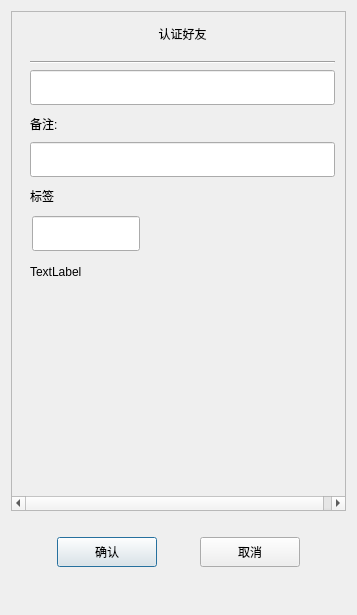
<?xml version="1.0" encoding="UTF-8"?>
<ui version="4.0">
 <class>AuthenFriend</class>
 <widget class="QDialog" name="AuthenFriend">
  <property name="geometry">
   <rect>
    <x>0</x>
    <y>0</y>
    <width>357</width>
    <height>615</height>
   </rect>
  </property>
  <property name="windowTitle">
   <string>Dialog</string>
  </property>
  <layout class="QVBoxLayout" name="verticalLayout">
   <item>
    <widget class="QScrollArea" name="scrollArea">
     <property name="minimumSize">
      <size>
       <width>0</width>
       <height>500</height>
      </size>
     </property>
     <property name="widgetResizable">
      <bool>true</bool>
     </property>
     <widget class="QWidget" name="scrollcontent">
      <property name="geometry">
       <rect>
        <x>0</x>
        <y>0</y>
        <width>341</width>
        <height>481</height>
       </rect>
      </property>
      <layout class="QVBoxLayout" name="verticalLayout_2">
       <item>
        <widget class="QLabel" name="apply_lb">
         <property name="minimumSize">
          <size>
           <width>0</width>
           <height>25</height>
          </size>
         </property>
         <property name="maximumSize">
          <size>
           <width>16777215</width>
           <height>25</height>
          </size>
         </property>
         <property name="text">
          <string>认证好友</string>
         </property>
         <property name="alignment">
          <set>Qt::AlignCenter</set>
         </property>
        </widget>
       </item>
       <item>
        <widget class="QWidget" name="apply_wid" native="true">
         <layout class="QVBoxLayout" name="verticalLayout_3">
          <item>
           <widget class="Line" name="line">
            <property name="orientation">
             <enum>Qt::Horizontal</enum>
            </property>
           </widget>
          </item>
          <item>
           <widget class="CustomizeEdit" name="back_ed">
            <property name="minimumSize">
             <size>
              <width>0</width>
              <height>35</height>
             </size>
            </property>
            <property name="maximumSize">
             <size>
              <width>16777215</width>
              <height>35</height>
             </size>
            </property>
           </widget>
          </item>
          <item>
           <widget class="QLabel" name="label_2">
            <property name="minimumSize">
             <size>
              <width>0</width>
              <height>25</height>
             </size>
            </property>
            <property name="maximumSize">
             <size>
              <width>16777215</width>
              <height>25</height>
             </size>
            </property>
            <property name="text">
             <string>备注:</string>
            </property>
           </widget>
          </item>
          <item>
           <widget class="CustomizeEdit" name="name_ed">
            <property name="minimumSize">
             <size>
              <width>0</width>
              <height>35</height>
             </size>
            </property>
            <property name="maximumSize">
             <size>
              <width>16777215</width>
              <height>35</height>
             </size>
            </property>
           </widget>
          </item>
          <item>
           <widget class="QLabel" name="label_3">
            <property name="minimumSize">
             <size>
              <width>0</width>
              <height>25</height>
             </size>
            </property>
            <property name="maximumSize">
             <size>
              <width>16777215</width>
              <height>25</height>
             </size>
            </property>
            <property name="text">
             <string>标签</string>
            </property>
           </widget>
          </item>
          <item>
           <widget class="QWidget" name="lb_group_wid" native="true">
            <property name="minimumSize">
             <size>
              <width>0</width>
              <height>50</height>
             </size>
            </property>
            <layout class="QVBoxLayout" name="verticalLayout_4">
             <property name="spacing">
              <number>0</number>
             </property>
             <property name="leftMargin">
              <number>0</number>
             </property>
             <property name="topMargin">
              <number>0</number>
             </property>
             <property name="rightMargin">
              <number>0</number>
             </property>
             <property name="bottomMargin">
              <number>0</number>
             </property>
             <item>
              <widget class="QWidget" name="gridWidget" native="true">
               <property name="minimumSize">
                <size>
                 <width>0</width>
                 <height>40</height>
                </size>
               </property>
               <property name="maximumSize">
                <size>
                 <width>16777215</width>
                 <height>40</height>
                </size>
               </property>
               <widget class="CustomizeEdit" name="lb_ed">
                <property name="geometry">
                 <rect>
                  <x>2</x>
                  <y>2</y>
                  <width>108</width>
                  <height>35</height>
                 </rect>
                </property>
                <property name="maximumSize">
                 <size>
                  <width>16777215</width>
                  <height>35</height>
                 </size>
                </property>
               </widget>
              </widget>
             </item>
             <item>
              <widget class="QWidget" name="input_tip_wid" native="true">
               <property name="minimumSize">
                <size>
                 <width>0</width>
                 <height>35</height>
                </size>
               </property>
               <property name="maximumSize">
                <size>
                 <width>16777215</width>
                 <height>35</height>
                </size>
               </property>
               <layout class="QVBoxLayout" name="verticalLayout_5">
                <property name="spacing">
                 <number>0</number>
                </property>
                <property name="leftMargin">
                 <number>0</number>
                </property>
                <property name="topMargin">
                 <number>0</number>
                </property>
                <property name="rightMargin">
                 <number>0</number>
                </property>
                <property name="bottomMargin">
                 <number>0</number>
                </property>
                <item>
                 <widget class="ClickedOnceLabel" name="tip_lb">
                  <property name="text">
                   <string>TextLabel</string>
                  </property>
                 </widget>
                </item>
               </layout>
              </widget>
             </item>
            </layout>
           </widget>
          </item>
         </layout>
        </widget>
       </item>
       <item>
        <widget class="QWidget" name="widget_2" native="true">
         <property name="minimumSize">
          <size>
           <width>0</width>
           <height>60</height>
          </size>
         </property>
         <layout class="QHBoxLayout" name="horizontalLayout_2">
          <property name="leftMargin">
           <number>0</number>
          </property>
          <property name="topMargin">
           <number>0</number>
          </property>
          <property name="rightMargin">
           <number>0</number>
          </property>
          <property name="bottomMargin">
           <number>0</number>
          </property>
          <item>
           <widget class="QWidget" name="lb_list" native="true">
            <property name="minimumSize">
             <size>
              <width>287</width>
              <height>50</height>
             </size>
            </property>
            <property name="maximumSize">
             <size>
              <width>287</width>
              <height>16777215</height>
             </size>
            </property>
           </widget>
          </item>
          <item>
           <widget class="QWidget" name="more_lb_wid" native="true">
            <property name="minimumSize">
             <size>
              <width>30</width>
              <height>0</height>
             </size>
            </property>
            <property name="maximumSize">
             <size>
              <width>30</width>
              <height>16777215</height>
             </size>
            </property>
            <layout class="QVBoxLayout" name="verticalLayout_6">
             <item>
              <spacer name="verticalSpacer_3">
               <property name="orientation">
                <enum>Qt::Vertical</enum>
               </property>
               <property name="sizeHint" stdset="0">
                <size>
                 <width>20</width>
                 <height>40</height>
                </size>
               </property>
              </spacer>
             </item>
             <item>
              <widget class="ClickedOnceLabel" name="more_lb">
               <property name="minimumSize">
                <size>
                 <width>25</width>
                 <height>25</height>
                </size>
               </property>
               <property name="maximumSize">
                <size>
                 <width>25</width>
                 <height>25</height>
                </size>
               </property>
               <property name="text">
                <string/>
               </property>
              </widget>
             </item>
             <item>
              <spacer name="verticalSpacer_4">
               <property name="orientation">
                <enum>Qt::Vertical</enum>
               </property>
               <property name="sizeHint" stdset="0">
                <size>
                 <width>20</width>
                 <height>40</height>
                </size>
               </property>
              </spacer>
             </item>
            </layout>
           </widget>
          </item>
         </layout>
        </widget>
       </item>
      </layout>
     </widget>
    </widget>
   </item>
   <item>
    <spacer name="verticalSpacer_2">
     <property name="orientation">
      <enum>Qt::Vertical</enum>
     </property>
     <property name="sizeType">
      <enum>QSizePolicy::Fixed</enum>
     </property>
     <property name="sizeHint" stdset="0">
      <size>
       <width>20</width>
       <height>10</height>
      </size>
     </property>
    </spacer>
   </item>
   <item>
    <widget class="QWidget" name="apply_sure_wid" native="true">
     <property name="minimumSize">
      <size>
       <width>0</width>
       <height>50</height>
      </size>
     </property>
     <layout class="QHBoxLayout" name="horizontalLayout">
      <item>
       <spacer name="horizontalSpacer">
        <property name="orientation">
         <enum>Qt::Horizontal</enum>
        </property>
        <property name="sizeHint" stdset="0">
         <size>
          <width>40</width>
          <height>20</height>
         </size>
        </property>
       </spacer>
      </item>
      <item>
       <widget class="ClickedBtn" name="sure_btn">
        <property name="minimumSize">
         <size>
          <width>100</width>
          <height>30</height>
         </size>
        </property>
        <property name="maximumSize">
         <size>
          <width>100</width>
          <height>30</height>
         </size>
        </property>
        <property name="text">
         <string>确认</string>
        </property>
       </widget>
      </item>
      <item>
       <spacer name="horizontalSpacer_2">
        <property name="orientation">
         <enum>Qt::Horizontal</enum>
        </property>
        <property name="sizeHint" stdset="0">
         <size>
          <width>40</width>
          <height>20</height>
         </size>
        </property>
       </spacer>
      </item>
      <item>
       <widget class="ClickedBtn" name="cancel_btn">
        <property name="minimumSize">
         <size>
          <width>100</width>
          <height>30</height>
         </size>
        </property>
        <property name="maximumSize">
         <size>
          <width>100</width>
          <height>30</height>
         </size>
        </property>
        <property name="text">
         <string>取消</string>
        </property>
       </widget>
      </item>
      <item>
       <spacer name="horizontalSpacer_3">
        <property name="orientation">
         <enum>Qt::Horizontal</enum>
        </property>
        <property name="sizeHint" stdset="0">
         <size>
          <width>40</width>
          <height>20</height>
         </size>
        </property>
       </spacer>
      </item>
     </layout>
    </widget>
   </item>
   <item>
    <spacer name="verticalSpacer">
     <property name="orientation">
      <enum>Qt::Vertical</enum>
     </property>
     <property name="sizeHint" stdset="0">
      <size>
       <width>20</width>
       <height>13</height>
      </size>
     </property>
    </spacer>
   </item>
  </layout>
 </widget>
 <customwidgets>
  <customwidget>
   <class>CustomizeEdit</class>
   <extends>QLineEdit</extends>
   <header location="global">customizeedit.h</header>
  </customwidget>
  <customwidget>
   <class>ClickedBtn</class>
   <extends>QPushButton</extends>
   <header location="global">clickedbtn.h</header>
  </customwidget>
  <customwidget>
   <class>ClickedOnceLabel</class>
   <extends>QLabel</extends>
   <header location="global">clickedoncelabel.h</header>
  </customwidget>
 </customwidgets>
 <resources/>
 <connections/>
</ui>
